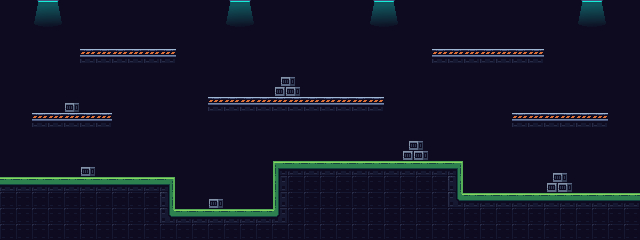

Below is a game level as drawn by its tile map, then a one-line description and the .tmx file that defines it, in full:
An orthogonal 40x15 tile map with 16x16 px tiles, 3 tile layers (Background, Objects, Platforms) and 1 object.

<map version="1.9" tiledversion="1.9.2" orientation="orthogonal" renderorder="right-down" width="40" height="15" tilewidth="16" tileheight="16" infinite="0" nextlayerid="5" nextobjectid="7">
 <tileset firstgid="1" name="tileset" tilewidth="16" tileheight="16" tilecount="180" columns="18">
  <image source="tileset.png" width="288" height="160" />
 </tileset>
 <layer id="1" name="Background" width="40" height="15">
  <data encoding="csv">
1,1,1,1,1,1,1,1,1,1,1,1,1,1,1,1,1,1,1,1,1,1,1,1,1,1,1,1,1,1,1,1,1,1,1,1,1,1,1,1,
1,1,1,1,1,1,1,1,1,1,1,1,1,1,1,1,1,1,1,1,1,1,1,1,1,1,1,1,1,1,1,1,1,1,1,1,1,1,1,1,
1,1,1,1,1,1,1,1,1,1,1,1,1,1,1,1,1,1,1,1,1,1,1,1,1,1,1,1,1,1,1,1,1,1,1,1,1,1,1,1,
1,1,1,1,1,1,1,1,1,1,1,1,1,1,1,1,1,1,1,1,1,1,1,1,1,1,1,1,1,1,1,1,1,1,1,1,1,1,1,1,
1,1,1,1,1,1,1,1,1,1,1,1,1,1,1,1,1,1,1,1,1,1,1,1,1,1,1,1,1,1,1,1,1,1,1,1,1,1,1,1,
1,1,1,1,1,1,1,1,1,1,1,1,1,1,1,1,1,1,1,1,1,1,1,1,1,1,1,1,1,1,1,1,1,1,1,1,1,1,1,1,
1,1,1,1,1,1,1,1,1,1,1,1,1,1,1,1,1,1,1,1,1,1,1,1,1,1,1,1,1,1,1,1,1,1,1,1,1,1,1,1,
1,1,1,1,1,1,1,1,1,1,1,1,1,1,1,1,1,1,1,1,1,1,1,1,1,1,1,1,1,1,1,1,1,1,1,1,1,1,1,1,
1,1,1,1,1,1,1,1,1,1,1,1,1,1,1,1,1,1,1,1,1,1,1,1,1,1,1,1,1,1,1,1,1,1,1,1,1,1,1,1,
1,1,1,1,1,1,1,1,1,1,1,1,1,1,1,1,1,1,1,1,1,1,1,1,1,1,1,1,1,1,1,1,1,1,1,1,1,1,1,1,
1,1,1,1,1,1,1,1,1,1,1,1,1,1,1,1,1,1,1,1,1,1,1,1,1,1,1,1,1,1,1,1,1,1,1,1,1,1,1,1,
1,1,1,1,1,1,1,1,1,1,1,1,1,1,1,1,1,1,1,1,1,1,1,1,1,1,1,1,1,1,1,1,1,1,1,1,1,1,1,1,
1,1,1,1,1,1,1,1,1,1,1,1,1,1,1,1,1,1,1,1,1,1,1,1,1,1,1,1,1,1,1,1,1,1,1,1,1,1,1,1,
1,1,1,1,1,1,1,1,1,1,1,1,1,1,1,1,1,1,1,1,1,1,1,1,1,1,1,1,1,1,1,1,1,1,1,1,1,1,1,1,
1,1,1,1,1,1,1,1,1,1,1,1,1,1,1,1,1,1,1,1,1,1,1,1,1,1,1,1,1,1,1,1,1,1,1,1,1,1,1,1
</data>
 </layer>
 <layer id="3" name="Objects" width="40" height="15">
  <data encoding="csv">
0,0,31,32,0,0,0,0,0,0,0,0,0,0,31,32,0,0,0,0,0,0,0,31,32,0,0,0,0,0,0,0,0,0,0,0,31,32,0,0,
0,0,49,50,0,0,0,0,0,0,0,0,0,0,49,50,0,0,0,0,0,0,0,49,50,0,0,0,0,0,0,0,0,0,0,0,49,50,0,0,
0,0,0,0,0,0,0,0,0,0,0,0,0,0,0,0,0,0,0,0,0,0,0,0,0,0,0,0,0,0,0,0,0,0,0,0,0,0,0,0,
0,0,0,0,0,0,0,0,0,0,0,0,0,0,0,0,0,0,0,0,0,0,0,0,0,0,0,0,0,0,0,0,0,0,0,0,0,0,0,0,
0,0,0,0,0,0,0,0,0,0,0,0,0,0,0,0,0,16,17,0,0,0,0,0,0,0,0,0,0,0,0,0,0,0,0,0,0,0,0,0,
0,0,0,0,0,0,0,0,0,0,0,0,0,0,0,0,0,34,35,0,0,0,0,0,0,0,0,0,0,0,0,0,0,0,0,0,0,0,0,0,
0,0,0,0,33,0,0,0,0,0,0,0,0,0,0,0,0,0,0,0,0,0,0,0,0,0,0,0,0,0,0,0,0,0,0,0,0,0,0,0,
0,0,0,0,0,0,0,0,0,0,0,0,0,0,0,0,0,0,0,0,0,0,0,0,0,0,0,0,0,0,0,0,0,0,0,0,0,0,0,0,
0,0,0,0,0,0,0,0,0,0,0,0,0,0,0,0,0,0,0,0,0,0,0,0,0,16,17,0,0,0,0,0,0,0,0,0,0,0,0,0,
0,0,0,0,0,0,0,0,0,0,0,0,0,0,0,0,0,0,0,0,0,0,0,0,0,34,35,0,0,0,0,0,0,0,0,0,0,0,0,0,
0,0,0,0,0,33,0,0,0,0,0,0,0,0,0,0,0,0,0,0,0,0,0,0,0,0,0,0,0,0,0,0,0,0,16,17,0,0,0,0,
0,0,0,0,0,0,0,0,0,0,0,0,0,0,0,0,0,0,0,0,0,0,0,0,0,0,0,0,0,0,0,0,0,0,34,35,0,0,0,0,
0,0,0,0,0,0,0,0,0,0,0,0,0,33,0,0,0,0,0,0,0,0,0,0,0,0,0,0,0,0,0,0,0,0,0,0,0,0,0,0,
0,0,0,0,0,0,0,0,0,0,0,0,0,0,0,0,0,0,0,0,0,0,0,0,0,0,0,0,0,0,0,0,0,0,0,0,0,0,0,0,
0,0,0,0,0,0,0,0,0,0,0,0,0,0,0,0,0,0,0,0,0,0,0,0,0,0,0,0,0,0,0,0,0,0,0,0,0,0,0,0
</data>
 </layer>
 <layer id="2" name="Platforms" width="40" height="15">
  <data encoding="csv">
0,0,0,0,0,0,0,0,0,0,0,0,0,0,0,0,0,0,0,0,0,0,0,0,0,0,0,0,0,0,0,0,0,0,0,0,0,0,0,0,
0,0,0,0,0,0,0,0,0,0,0,0,0,0,0,0,0,0,0,0,0,0,0,0,0,0,0,0,0,0,0,0,0,0,0,0,0,0,0,0,
0,0,0,0,0,0,0,0,0,0,0,0,0,0,0,0,0,0,0,0,0,0,0,0,0,0,0,0,0,0,0,0,0,0,0,0,0,0,0,0,
0,0,0,0,0,46,46,46,46,46,46,0,0,0,0,0,0,0,0,0,0,0,0,0,0,0,0,46,46,46,46,46,46,46,0,0,0,0,0,0,
0,0,0,0,0,0,0,0,0,0,0,0,0,0,0,0,0,0,0,0,0,0,0,0,0,0,0,0,0,0,0,0,0,0,0,0,0,0,0,0,
0,0,0,0,0,0,0,0,0,0,0,0,0,0,0,0,0,0,0,0,0,0,0,0,0,0,0,0,0,0,0,0,0,0,0,0,0,0,0,0,
0,0,0,0,0,0,0,0,0,0,0,0,0,46,46,46,46,46,46,46,46,46,46,46,0,0,0,0,0,0,0,0,0,0,0,0,0,0,0,0,
0,0,46,46,46,46,46,0,0,0,0,0,0,0,0,0,0,0,0,0,0,0,0,0,0,0,0,0,0,0,0,0,46,46,46,46,46,46,0,0,
0,0,0,0,0,0,0,0,0,0,0,0,0,0,0,0,0,0,0,0,0,0,0,0,0,0,0,0,0,0,0,0,0,0,0,0,0,0,0,0,
0,0,0,0,0,0,0,0,0,0,0,0,0,0,0,0,0,0,0,0,0,0,0,0,0,0,0,0,0,0,0,0,0,0,0,0,0,0,0,0,
0,0,0,0,0,0,0,0,0,0,0,0,0,0,0,0,0,22,56,56,56,56,56,56,56,56,56,56,23,0,0,0,0,0,0,0,0,0,0,0,
56,56,56,56,56,56,56,56,56,56,23,0,0,0,0,0,0,39,2,2,2,2,2,2,2,2,2,2,37,0,0,0,0,0,0,0,0,0,0,0,
2,2,2,2,2,2,2,2,2,2,37,0,0,0,0,0,0,39,2,2,2,2,2,2,2,2,2,2,55,56,56,56,56,56,56,56,56,56,56,56,
2,2,2,2,2,2,2,2,2,2,55,56,56,56,56,56,56,57,2,2,2,2,2,2,2,2,2,2,2,2,2,2,2,2,2,2,2,2,2,2,
2,2,2,2,2,2,2,2,2,2,2,2,2,2,2,2,2,2,2,2,2,2,2,2,2,2,2,2,2,2,2,2,2,2,2,2,2,2,2,2
</data>
 </layer>
 <objectgroup id="4" name="PlayerStart">
  <object id="6" x="32" y="144" width="16" height="32" />
 </objectgroup>
</map>
